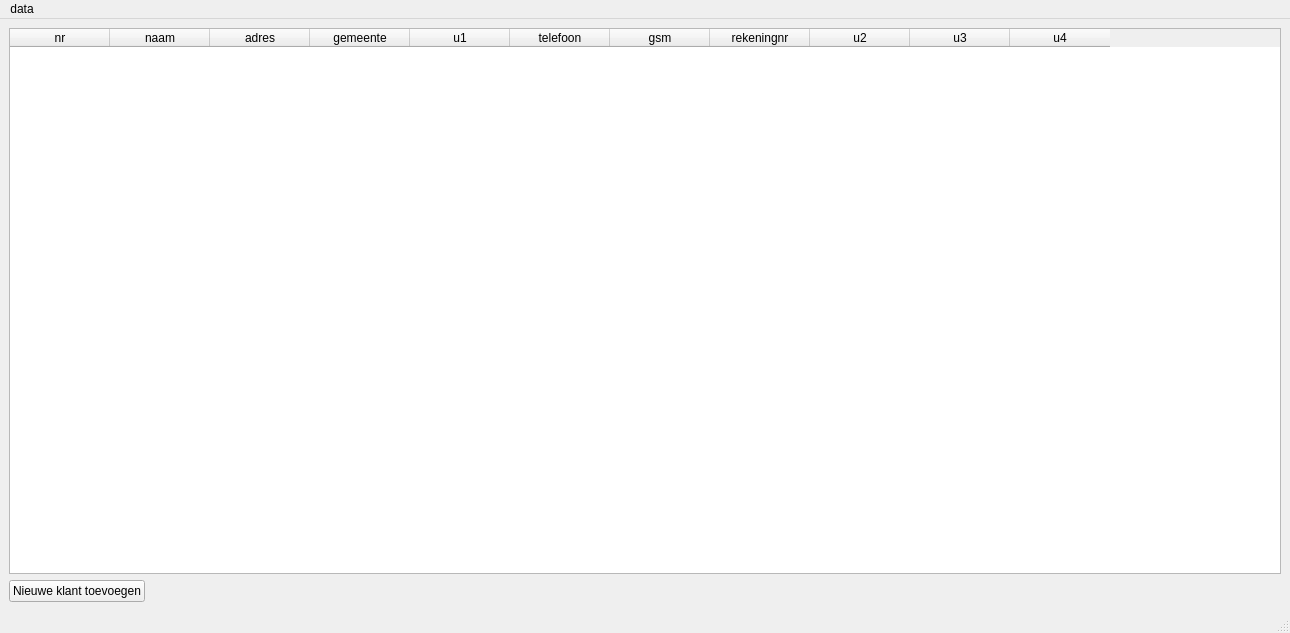
<ui version="4.0" >
 <class>MainWindow</class>
 <widget class="QMainWindow" name="MainWindow" >
  <property name="geometry" >
   <rect>
    <x>0</x>
    <y>0</y>
    <width>1290</width>
    <height>633</height>
   </rect>
  </property>
  <property name="windowTitle" >
   <string>Klantenbeheer</string>
  </property>
  <widget class="QWidget" name="centralwidget" >
   <property name="geometry" >
    <rect>
     <x>0</x>
     <y>28</y>
     <width>1290</width>
     <height>584</height>
    </rect>
   </property>
   <layout class="QGridLayout" name="gridLayout" >
    <item row="0" column="0" >
     <widget class="QTableWidget" name="tableWidget" >
      <property name="columnCount" >
       <number>11</number>
      </property>
      <column>
       <property name="text" >
        <string>nr</string>
       </property>
      </column>
      <column>
       <property name="text" >
        <string>naam</string>
       </property>
      </column>
      <column>
       <property name="text" >
        <string>adres</string>
       </property>
      </column>
      <column>
       <property name="text" >
        <string>gemeente</string>
       </property>
      </column>
      <column>
       <property name="text" >
        <string>u1</string>
       </property>
      </column>
      <column>
       <property name="text" >
        <string>telefoon</string>
       </property>
      </column>
      <column>
       <property name="text" >
        <string>gsm</string>
       </property>
      </column>
      <column>
       <property name="text" >
        <string>rekeningnr</string>
       </property>
      </column>
      <column>
       <property name="text" >
        <string>u2</string>
       </property>
      </column>
      <column>
       <property name="text" >
        <string>u3</string>
       </property>
      </column>
      <column>
       <property name="text" >
        <string>u4</string>
       </property>
      </column>
     </widget>
    </item>
    <item row="1" column="0" >
     <layout class="QHBoxLayout" name="horizontalLayout" >
      <item>
       <widget class="QPushButton" name="pushButton" >
        <property name="text" >
         <string>Nieuwe klant toevoegen</string>
        </property>
       </widget>
      </item>
      <item>
       <spacer name="horizontalSpacer" >
        <property name="orientation" >
         <enum>Qt::Horizontal</enum>
        </property>
        <property name="sizeHint" stdset="0" >
         <size>
          <width>40</width>
          <height>20</height>
         </size>
        </property>
       </spacer>
      </item>
     </layout>
    </item>
   </layout>
  </widget>
  <widget class="QMenuBar" name="menubar" >
   <property name="geometry" >
    <rect>
     <x>0</x>
     <y>0</y>
     <width>1290</width>
     <height>28</height>
    </rect>
   </property>
   <widget class="QMenu" name="menuReload" >
    <property name="title" >
     <string>data</string>
    </property>
    <addaction name="actionVernieuwen" />
    <addaction name="actionWijzigingen_doorvoeren" />
   </widget>
   <addaction name="menuReload" />
  </widget>
  <widget class="QStatusBar" name="statusbar" >
   <property name="geometry" >
    <rect>
     <x>0</x>
     <y>612</y>
     <width>1290</width>
     <height>21</height>
    </rect>
   </property>
  </widget>
  <action name="actionVernieuwen" >
   <property name="text" >
    <string>laden</string>
   </property>
  </action>
  <action name="actionWijzigingen_doorvoeren" >
   <property name="text" >
    <string>wijzigingen doorvoeren</string>
   </property>
  </action>
 </widget>
 <resources/>
 <connections>
  <connection>
   <sender>pushButton</sender>
   <signal>clicked()</signal>
   <receiver>MainWindow</receiver>
   <slot>addClient()</slot>
   <hints>
    <hint type="sourcelabel" >
     <x>101</x>
     <y>593</y>
    </hint>
    <hint type="destinationlabel" >
     <x>232</x>
     <y>604</y>
    </hint>
   </hints>
  </connection>
 </connections>
 <slots>
  <slot>addClient()</slot>
 </slots>
</ui>
